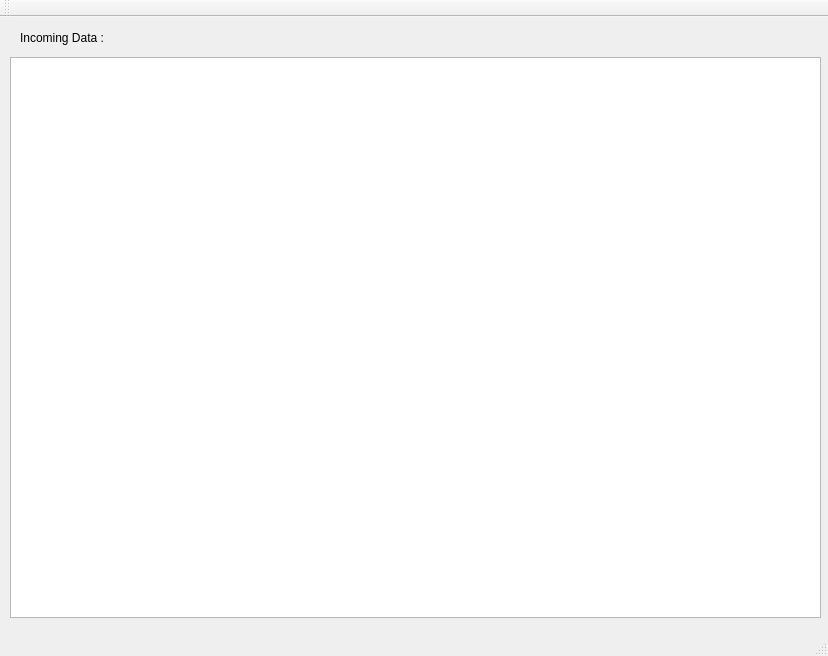
<?xml version="1.0" encoding="UTF-8"?>
<ui version="4.0">
 <class>MainWindow</class>
 <widget class="QMainWindow" name="MainWindow">
  <property name="geometry">
   <rect>
    <x>0</x>
    <y>0</y>
    <width>828</width>
    <height>656</height>
   </rect>
  </property>
  <property name="windowTitle">
   <string>QuikServer</string>
  </property>
  <widget class="QWidget" name="centralWidget">
   <widget class="QListWidget" name="textList">
    <property name="geometry">
     <rect>
      <x>10</x>
      <y>40</y>
      <width>811</width>
      <height>561</height>
     </rect>
    </property>
   </widget>
   <widget class="QLabel" name="label">
    <property name="geometry">
     <rect>
      <x>20</x>
      <y>10</y>
      <width>91</width>
      <height>21</height>
     </rect>
    </property>
    <property name="text">
     <string>Incoming Data :</string>
    </property>
   </widget>
  </widget>
  <widget class="QMenuBar" name="menuBar">
   <property name="geometry">
    <rect>
     <x>0</x>
     <y>0</y>
     <width>828</width>
     <height>21</height>
    </rect>
   </property>
  </widget>
  <widget class="QToolBar" name="mainToolBar">
   <attribute name="toolBarArea">
    <enum>TopToolBarArea</enum>
   </attribute>
   <attribute name="toolBarBreak">
    <bool>false</bool>
   </attribute>
  </widget>
  <widget class="QStatusBar" name="statusBar"/>
 </widget>
 <layoutdefault spacing="6" margin="11"/>
 <resources/>
 <connections/>
</ui>
